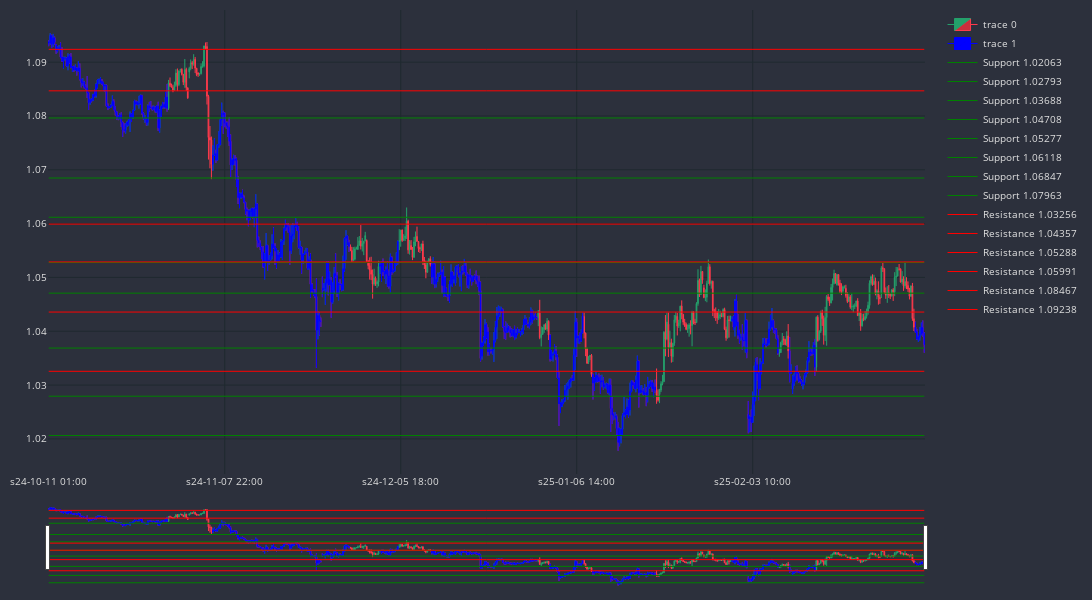

Notebook source saved alongside this figure:
### Code cell
fig = trend_checker.highlight_downtrend_candles(df_an)
x_start = df_an['sTime'].iloc[0]
x_end = df_an['sTime'].iloc[-1]

# Plot support levels
for level in support_levels:
    fig.add_trace(go.Scatter(
        x=[x_start, x_end],
        y=[level, level],
        mode='lines',
        name=f'Support {level}',
        line=dict(color='green', width=1)
    ))

    # Plot resistance levels
for level in resistance_levels:
    fig.add_trace(go.Scatter(
        x=[x_start, x_end],
        y=[level, level],
        mode='lines',
        name=f'Resistance {level}',
        line=dict(color='red', width=1)
    ))

fig.show()

### Figure 1 — Plotly figure (JSON) as saved in the notebook; plotly's stock layout.template omitted (floating-point values rounded to 4 significant figures; data arrays with more than 128 entries replaced by an {"elided": "..."} marker saying what was removed)
{"data": [{"close": {"elided": "593 float values"}, "decreasing": {"fillcolor": "#CC2E3C", "line": {"color": "#FF3A4C"}}, "high": {"elided": "593 float values"}, "increasing": {"fillcolor": "#24A06B", "line": {"color": "#24A06B"}}, "line": {"width": 1}, "low": {"elided": "593 float values"}, "opacity": 1, "open": {"elided": "593 float values"}, "type": "candlestick", "x": {"elided": "593 str values"}}, {"close": {"elided": "382 float values"}, "decreasing": {"fillcolor": "blue", "line": {"color": "blue"}}, "high": {"elided": "382 float values"}, "increasing": {"fillcolor": "blue", "line": {"color": "blue"}}, "line": {"width": 1}, "low": {"elided": "382 float values"}, "opacity": 1, "open": {"elided": "382 float values"}, "type": "candlestick", "x": {"elided": "382 str values"}}, {"line": {"color": "green", "width": 1}, "mode": "lines", "name": "Support 1.02063", "type": "scatter", "x": ["s24-10-11 01:00", "s25-02-28 18:00"], "y": [1.021, 1.021]}, {"line": {"color": "green", "width": 1}, "mode": "lines", "name": "Support 1.02793", "type": "scatter", "x": ["s24-10-11 01:00", "s25-02-28 18:00"], "y": [1.028, 1.028]}, {"line": {"color": "green", "width": 1}, "mode": "lines", "name": "Support 1.03688", "type": "scatter", "x": ["s24-10-11 01:00", "s25-02-28 18:00"], "y": [1.037, 1.037]}, {"line": {"color": "green", "width": 1}, "mode": "lines", "name": "Support 1.04708", "type": "scatter", "x": ["s24-10-11 01:00", "s25-02-28 18:00"], "y": [1.047, 1.047]}, {"line": {"color": "green", "width": 1}, "mode": "lines", "name": "Support 1.05277", "type": "scatter", "x": ["s24-10-11 01:00", "s25-02-28 18:00"], "y": [1.053, 1.053]}, {"line": {"color": "green", "width": 1}, "mode": "lines", "name": "Support 1.06118", "type": "scatter", "x": ["s24-10-11 01:00", "s25-02-28 18:00"], "y": [1.061, 1.061]}, {"line": {"color": "green", "width": 1}, "mode": "lines", "name": "Support 1.06847", "type": "scatter", "x": ["s24-10-11 01:00", "s25-02-28 18:00"], "y": [1.068, 1.068]}, {"line": {"color": "green", "width": 1}, "mode": "lines", "name": "Support 1.07963", "type": "scatter", "x": ["s24-10-11 01:00", "s25-02-28 18:00"], "y": [1.08, 1.08]}, {"line": {"color": "red", "width": 1}, "mode": "lines", "name": "Resistance 1.03256", "type": "scatter", "x": ["s24-10-11 01:00", "s25-02-28 18:00"], "y": [1.033, 1.033]}, {"line": {"color": "red", "width": 1}, "mode": "lines", "name": "Resistance 1.04357", "type": "scatter", "x": ["s24-10-11 01:00", "s25-02-28 18:00"], "y": [1.044, 1.044]}, {"line": {"color": "red", "width": 1}, "mode": "lines", "name": "Resistance 1.05288", "type": "scatter", "x": ["s24-10-11 01:00", "s25-02-28 18:00"], "y": [1.053, 1.053]}, {"line": {"color": "red", "width": 1}, "mode": "lines", "name": "Resistance 1.05991", "type": "scatter", "x": ["s24-10-11 01:00", "s25-02-28 18:00"], "y": [1.06, 1.06]}, {"line": {"color": "red", "width": 1}, "mode": "lines", "name": "Resistance 1.08467", "type": "scatter", "x": ["s24-10-11 01:00", "s25-02-28 18:00"], "y": [1.085, 1.085]}, {"line": {"color": "red", "width": 1}, "mode": "lines", "name": "Resistance 1.09238", "type": "scatter", "x": ["s24-10-11 01:00", "s25-02-28 18:00"], "y": [1.092, 1.092]}], "layout": {"font": {"color": "#e1e1e1", "size": 10}, "height": 600, "margin": {"b": 10, "l": 10, "r": 10, "t": 10}, "paper_bgcolor": "#2c303c", "plot_bgcolor": "#2c303c", "width": 1200, "xaxis": {"gridcolor": "#1f292f", "nticks": 5, "rangeslider": {"visible": true}}, "yaxis": {"gridcolor": "#1f292f"}}}
